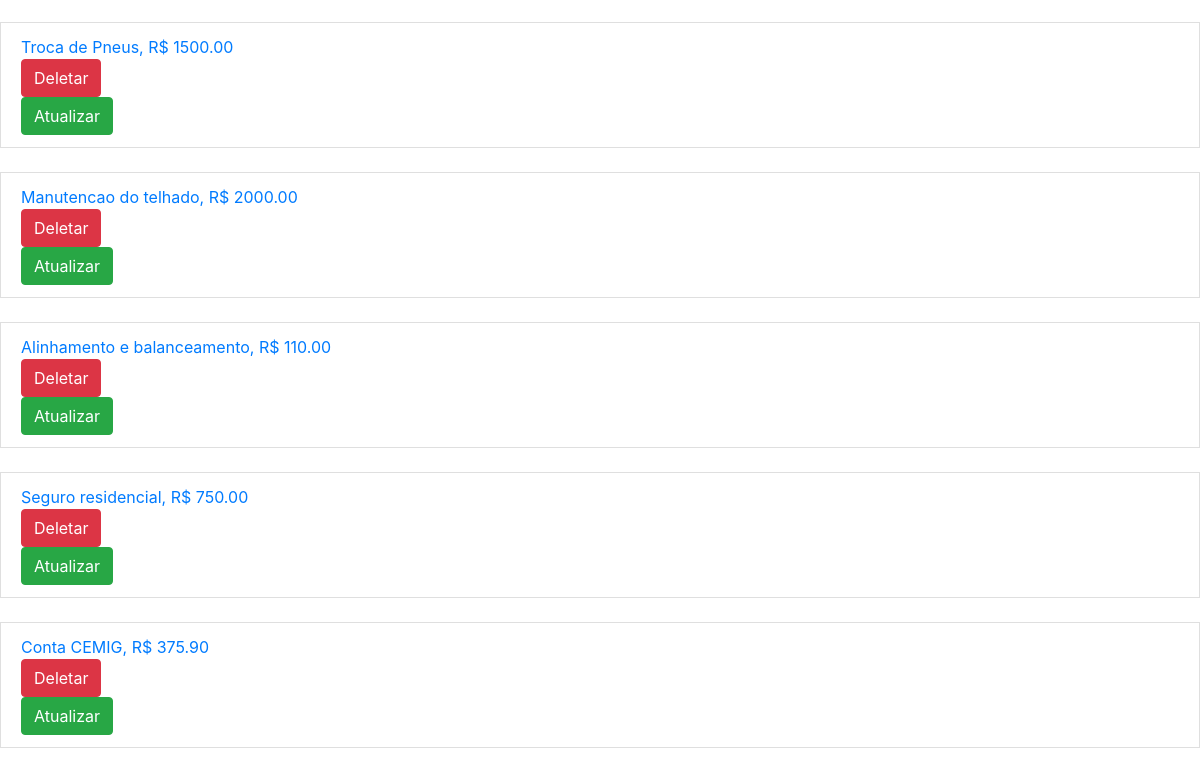
Before: /pagar/titulos/ (lower part) with the older database file.
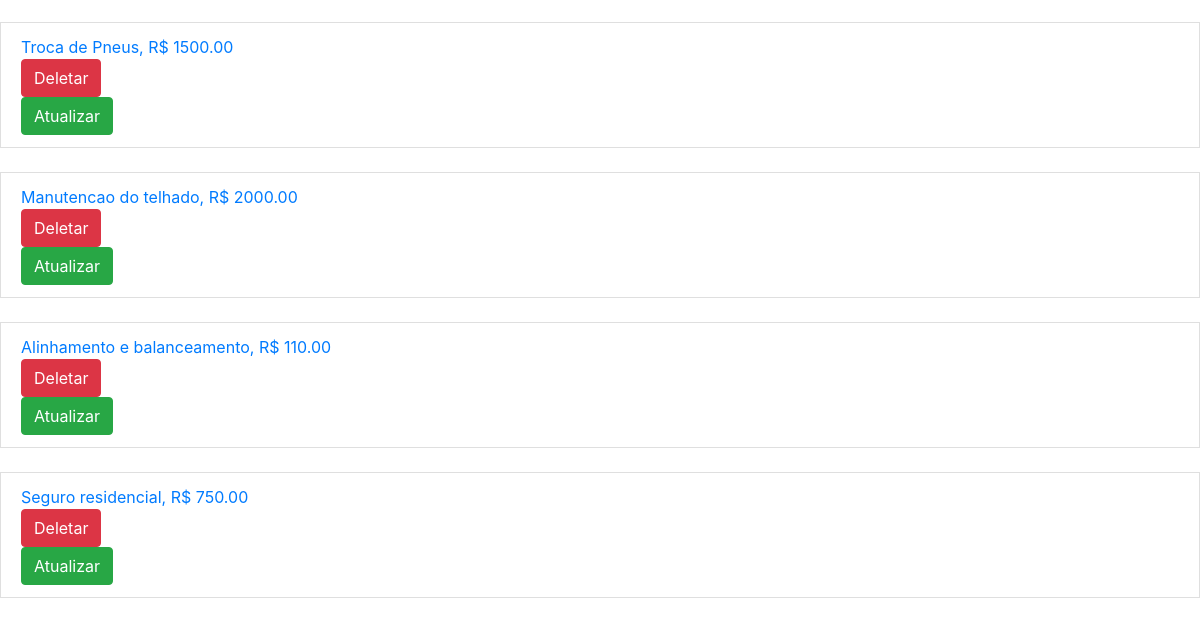
After: the same page with the newer database file.
### fluxocaixa/models.py (models this page shows, shortened)
class TituloPagar(models.Model):
    data_vencimento = models.DateField()
    data_pagamento = models.DateField(
        blank=True,
        null=True
    )
    valor = models.DecimalField(max_digits=11, decimal_places=2)
    descricao = models.CharField(max_length=100)
    classificacao = models.ForeignKey(
        ClassificacaoPagar,
        on_delete=models.RESTRICT,
        null=True)
    formapagamento = models.ForeignKey(
        FormaPagamento,
        on_delete=models.RESTRICT,
        null=True)
    OPCOES_SITUACAO = [
        ('PG','Pago'),
        ('AP','A Pagar')
    ]
    situacao = models.CharField(
        max_length=2,
        choices=OPCOES_SITUACAO,
        default='AP'
    )
    objects = TituloManager()

### fluxocaixa/views/vtitulopagar.py (the view)
# urls.py: path('pagar/titulos/', vtitulopagar.titulos, name='titulospagar'),
def titulos(request):
    db_lista = TituloPagar.objects.todos().values()
    payload = { 'lista' : list(db_lista) }
    template = loader.get_template('titulopagar/listar.html')
    return HttpResponse(template.render(payload, request))

### fluxocaixa/models.py (called while the page is built)
    def todos(self):
        result = self.all()
        return result

### fluxocaixa/templates/titulopagar/listar.html (shortened to what this page needs)
{% extends 'base.html' %}
{% block content %}
	{% if lista %}
        <ul class="list-group">
		{% for i in lista %}
			<li class="list-group-item list-group-item-action">
                <a href="/fluxo/pagar/{{ i.id }}">{{ i.descricao }}, R$ {{ i.valor }} </a>
                <br />
                <a class="btn btn-danger" href="/fluxo/pagar/deletar/{{ i.id }}">Deletar</a>
                <br />
                <a class="btn btn-success" class="btn btn-success" href="/fluxo/pagar/atualizar/{{ i.id }}">Atualizar</a>
            </li>
            <br />
		{% endfor %}
        </ul>
	{% else %}
		<p>Nenhum item localizado para exibição.</p>
    {% endif %}
{% endblock %}

Changed rows visible on the page:
removed TituloPagar: descricao "Conta CEMIG", valor "375.90"
